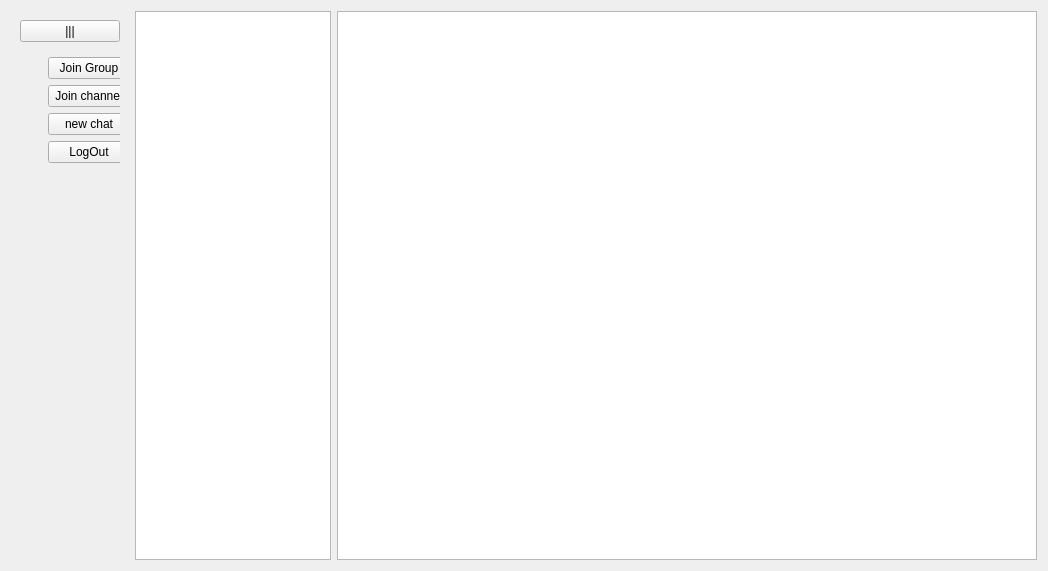
<?xml version="1.0" encoding="UTF-8"?>
<ui version="4.0">
 <class>loggedinpage</class>
 <widget class="QWidget" name="loggedinpage">
  <property name="geometry">
   <rect>
    <x>0</x>
    <y>0</y>
    <width>1048</width>
    <height>571</height>
   </rect>
  </property>
  <property name="windowTitle">
   <string>Form</string>
  </property>
  <layout class="QHBoxLayout" name="horizontalLayout">
   <item>
    <widget class="QWidget" name="widget" native="true">
     <layout class="QVBoxLayout" name="verticalLayout">
      <item alignment="Qt::AlignTop">
       <widget class="QPushButton" name="toggleview">
        <property name="minimumSize">
         <size>
          <width>100</width>
          <height>0</height>
         </size>
        </property>
        <property name="maximumSize">
         <size>
          <width>150</width>
          <height>30</height>
         </size>
        </property>
        <property name="text">
         <string>|||</string>
        </property>
        <property name="checkable">
         <bool>true</bool>
        </property>
       </widget>
      </item>
      <item>
       <widget class="QDockWidget" name="dockWidget">
        <property name="maximumSize">
         <size>
          <width>100</width>
          <height>524287</height>
         </size>
        </property>
        <property name="features">
         <set>QDockWidget::DockWidgetVerticalTitleBar</set>
        </property>
        <property name="allowedAreas">
         <set>Qt::NoDockWidgetArea</set>
        </property>
        <widget class="QWidget" name="dockWidgetContents">
         <property name="minimumSize">
          <size>
           <width>100</width>
           <height>0</height>
          </size>
         </property>
         <layout class="QVBoxLayout" name="verticalLayout_3">
          <item>
           <widget class="QWidget" name="widget_2" native="true">
            <layout class="QVBoxLayout" name="verticalLayout_2">
             <property name="leftMargin">
              <number>0</number>
             </property>
             <property name="topMargin">
              <number>0</number>
             </property>
             <property name="rightMargin">
              <number>0</number>
             </property>
             <property name="bottomMargin">
              <number>0</number>
             </property>
             <item>
              <widget class="QPushButton" name="pushButton">
               <property name="text">
                <string>Join Group</string>
               </property>
              </widget>
             </item>
             <item>
              <widget class="QPushButton" name="pushButton_2">
               <property name="text">
                <string>Join channel</string>
               </property>
              </widget>
             </item>
             <item>
              <widget class="QPushButton" name="pushButton_3">
               <property name="text">
                <string>new chat</string>
               </property>
              </widget>
             </item>
             <item>
              <widget class="QPushButton" name="logoutbutton">
               <property name="text">
                <string>LogOut</string>
               </property>
              </widget>
             </item>
             <item>
              <spacer name="verticalSpacer">
               <property name="orientation">
                <enum>Qt::Vertical</enum>
               </property>
               <property name="sizeHint" stdset="0">
                <size>
                 <width>20</width>
                 <height>40</height>
                </size>
               </property>
              </spacer>
             </item>
            </layout>
           </widget>
          </item>
          <item>
           <widget class="QWidget" name="widget_3" native="true">
            <property name="maximumSize">
             <size>
              <width>0</width>
              <height>0</height>
             </size>
            </property>
           </widget>
          </item>
         </layout>
        </widget>
       </widget>
      </item>
     </layout>
    </widget>
   </item>
   <item>
    <widget class="QListWidget" name="allchats"/>
   </item>
   <item>
    <widget class="QPlainTextEdit" name="messages">
     <property name="minimumSize">
      <size>
       <width>700</width>
       <height>0</height>
      </size>
     </property>
     <property name="readOnly">
      <bool>true</bool>
     </property>
    </widget>
   </item>
  </layout>
 </widget>
 <resources/>
 <connections/>
</ui>
